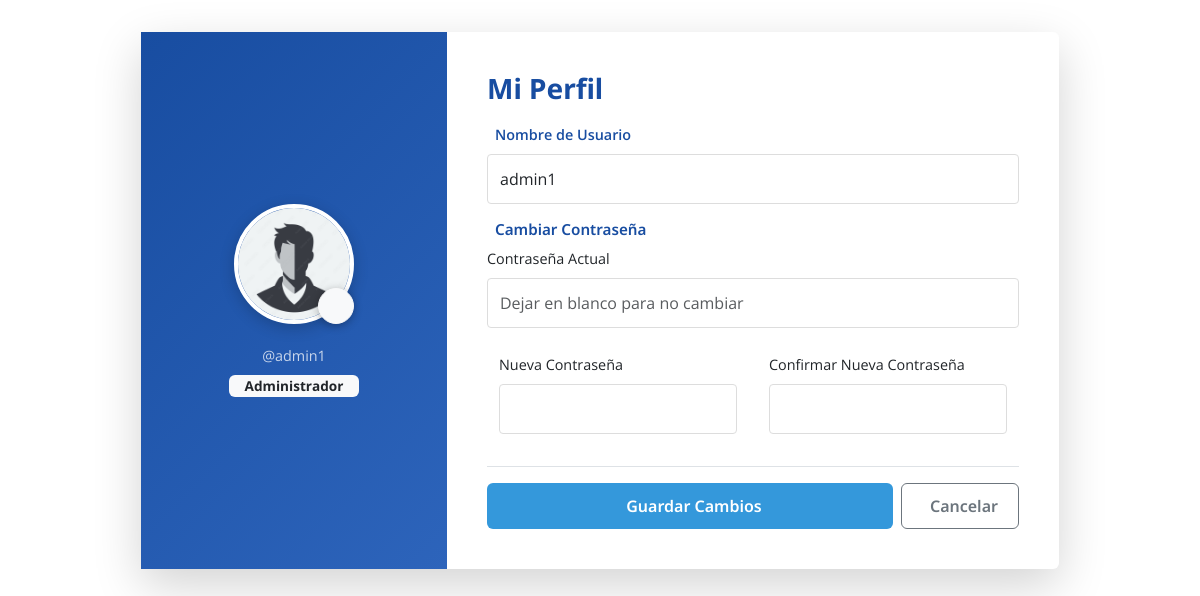
The app's page /profile/ (signed in) with its own data.
### model_poll/models.py (models this page shows, shortened)
class User(AbstractUser):
    full_name = models.CharField(max_length=255, blank=True, default='')
    profile_image = models.ImageField(upload_to='profiles/', blank=True, null=True)
    rol = models.ForeignKey(Rol, on_delete=models.SET_NULL, null=True, blank=True, related_name="usuarios")

class Rol(models.Model):
    name = models.CharField(max_length=50, unique=True, help_text="Administrador, Trabajador, Usuario")
    descripcion = models.TextField(blank=True, null=True, default='')

### pages/views.py (the view, shortened to what this page needs)
# urls.py: path('profile/', views.profile, name='profile'),
@login_required
def profile(request):
    return render(request, 'pages/profile.html')

### templates/pages/profile.html (shortened to what this page needs)
{% extends "pages/layouts/_base_clean.html" %}
{% load static %}
{% block content %}
<div class="container my-3">
    <div class="row justify-content-center">
        <div class="col-lg-10">
            <div class="card shadow-lg border-0">
                <div class="row g-0">
                    <div class="col-md-4" style="background: linear-gradient(135deg, #184da1 0%, #2D64BB 100%);">
                        <div class="p-3 text-white h-100 d-flex flex-column justify-content-center align-items-center">
                            <div class="position-relative mb-3">
                                {% if user.profile_image %}
                                    <img src="{{ user.profile_image.url }}" alt="Perfil" class="rounded-circle" width="120" height="120" style="object-fit: cover; border: 4px solid white; box-shadow: 0 4px 15px rgba(0,0,0,0.2);">
                                {% else %}
                                    <div class="rounded-circle d-flex align-items-center justify-content-center" style="width: 120px; height: 120px; background: rgba(255,255,255,0.2); border: 4px solid white;">
                                        <i class="fas fa-user" style="font-size: 50px;"></i>
                                    </div>
                                {% endif %}
                                <label for="profile_image" class="position-absolute bottom-0 end-0 btn btn-light rounded-circle" style="width: 36px; height: 36px; padding: 0; cursor: pointer; box-shadow: 0 2px 8px rgba(0,0,0,0.3);">
                                </label>
                            </div>
                            <p class="mb-2 opacity-75" style="font-size: 0.9rem;">@{{ user.username }}</p>
                            <span class="badge bg-light text-dark px-3 py-1" style="font-size: 0.85rem;">{{ user.rol.name|default:"Usuario" }}</span>
                        </div>
                    </div>
                    <div class="col-md-8">
                        <div class="p-4">
                            <h2 class="fw-bold mb-3" style="color: #184da1; font-size: 1.75rem;">Mi Perfil</h2>
                            <form method="post" enctype="multipart/form-data">
                                <div class="mb-3">
                                    <label for="username" class="form-label fw-semibold" style="color: #184da1; font-size: 0.9rem;">
                                        Nombre de Usuario
                                    </label>
                                    <input type="text" class="form-control form-input" id="username" name="username" value="{{ user.username }}" required>
                                </div>
                                <div class="mb-3 pb-3" style="border-bottom: 1px solid #dee2e6;">
                                    <h6 class="fw-semibold mb-2" style="color: #184da1; font-size: 0.95rem;">
                                        Cambiar Contraseña
                                    </h6>
                                    <div class="mb-2">
                                        <label for="old_password" class="form-label" style="font-size: 0.9rem;">Contraseña Actual</label>
                                        <input type="password" class="form-control form-input" id="old_password" name="old_password" placeholder="Dejar en blanco para no cambiar">
                                    </div>
                                    <div class="row g-2">
                                        <div class="col-md-6">
                                            <label for="new_password1" class="form-label" style="font-size: 0.9rem;">Nueva Contraseña</label>
                                            <input type="password" class="form-control form-input" id="new_password1" name="new_password1">
                                        </div>
                                        <div class="col-md-6">
                                            <label for="new_password2" class="form-label" style="font-size: 0.9rem;">Confirmar Nueva Contraseña</label>
                                            <input type="password" class="form-control form-input" id="new_password2" name="new_password2">
                                        </div>
                                    </div>
                                </div>
                                <div class="d-flex gap-2">
                                    <button type="submit" class="btn btn-primary flex-grow-1" style="background-color: #184da1; border: none; padding: 10px;">
                                        Guardar Cambios
                                    </button>
                                    <a href="{% url 'home' %}" class="btn btn-outline-secondary" style="padding: 10px 20px;">
                                        Cancelar
                                    </a>
                                </div>
                            </form>
                        </div>
                    </div>
                </div>
            </div>
        </div>
    </div>
</div>
{% endblock %}

### static/css/styles.css (style rules this page uses)
* { margin: 0; padding: 0; box-sizing: border-box; }
body { font-family: 'Open Sans', Arial, sans-serif; font-weight: 400; line-height: 1.6; color: #333; }
.form-input { width: 100%; padding: 0.75rem; border: 1px solid #ddd; border-radius: 4px; font-size: 1rem; transition: border-color 0.3s; }
.btn-primary { background: #3498db !important; border-color: #3498db !important; font-family: 'Noto Sans', sans-serif !important; font-weight: 600 !important; }
.btn-outline-secondary { color: #6c757d !important; border-color: #6c757d !important; font-family: 'Noto Sans', sans-serif !important; font-weight: 600 !important; }
h1, h2, h3, h4, h5, h6 { font-family: 'Noto Sans', sans-serif !important; font-weight: 200; }
h2 { color: #2c3e50; margin-bottom: 1rem; }
p { margin-bottom: 1rem; }
html, body { margin: 0; padding: 0; overflow-x: hidden; }
body { min-height: 100vh; }
[class*="col-"] { padding: 1rem; }

### records on screen
User: profile_image (picture), username "admin1", rol.name "Administrador"
